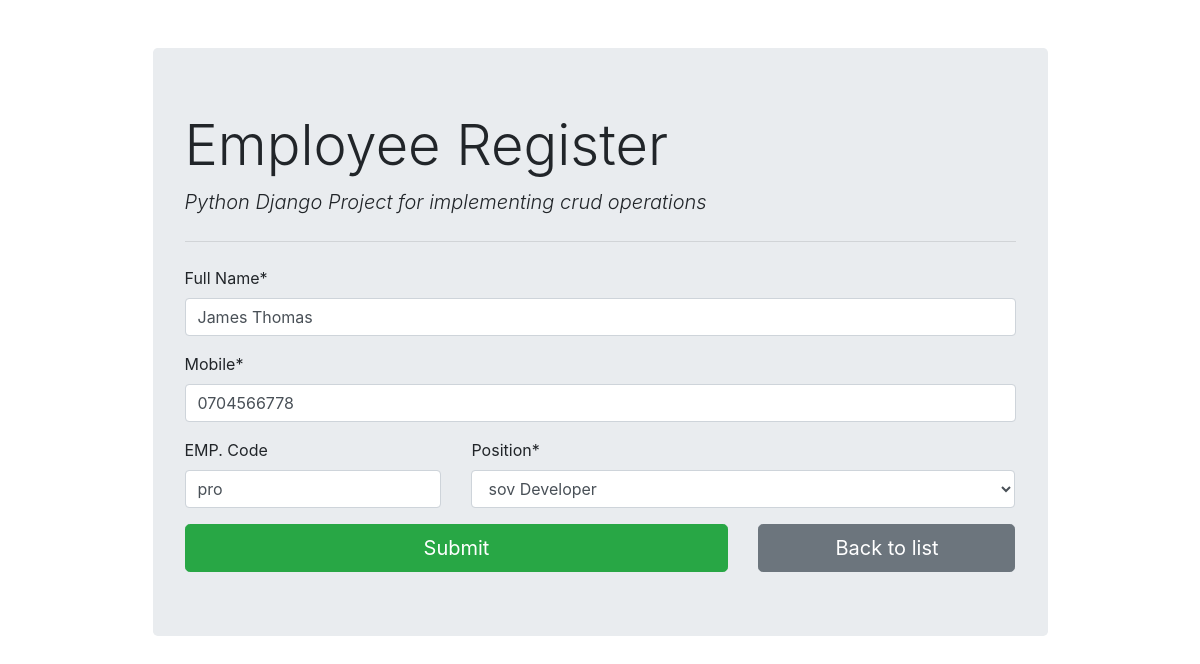
/employee/3/, run on the app's committed database.
### employee_register/models.py (models this page shows, shortened)
class Employee(models.Model):
    fullname = models.CharField(max_length=100)
    emp_code = models.CharField(max_length=100)
    mobile = models.CharField(max_length=100)
    position = models.ForeignKey(Position,on_delete=models.CASCADE)

### employee_register/views.py (the view, shortened to what this page needs)
# urls.py: path('', views.employee_form,name="employee_insert"),#get and post request for insert operations
def employee_form(request,id=0):
    if request.method == 'GET':#for handling get requests
        if id==0:#for inserting information into the form
            form = EmployeeForm()
        else:#for updating the for while also displaying the list of items
            employee = Employee.objects.get(pk=id)
            form = EmployeeForm(instance=employee)
        return render(request, 'employee_register/employee_form.html', {'form':form})

### employee_register/forms.py
class EmployeeForm(forms.ModelForm):
    class Meta:
        model = Employee
        fields = ('fullname','mobile','emp_code','position')
        labels ={
             'fullname':'Full Name',
             'emp_code':'EMP. Code'
        }
    def __init__(self, *args, **kwargs):
        super(EmployeeForm,self).__init__(*args, **kwargs)
        self.fields['position'].empty_label = "Select"
        self.fields['emp_code'].required = False

### employee_register/models.py (called while the page is built)
    def __str__(self):
        return self.title

### employee_register/templates/employee_register/employee_form.html (shortened to what this page needs)
{% extends 'employee_register/base.html'%}
{% load crispy_forms_tags %}
{% block content%}
<form action="" method="post" autocomplete="off">
  {{form.fullname|as_crispy_field}}
  {{form.mobile|as_crispy_field}}
  <div class="row">
   <div class="col-md-4">
     {{form.emp_code|as_crispy_field}}
   </div>
   <div class="col-md-8">
      {{form.position|as_crispy_field}}
   </div>
  </div>
  <div class="row">
    <div class="col-md-8">
      <button type ="submit" class="btn btn-success btn-block btn-lg">Submit</button>
    </div>
    <div class="col-md-4">
      <a href="{% url 'employee_list'%}" class="btn btn-secondary btn-block btn-lg">
      Back to list</i></a>
    </div>
  </div>
</form>
{% endblock content %}

### data on the page
Employee: fullname "James Thomas", mobile "0704566778", emp_code "pro", position "sov Developer"
